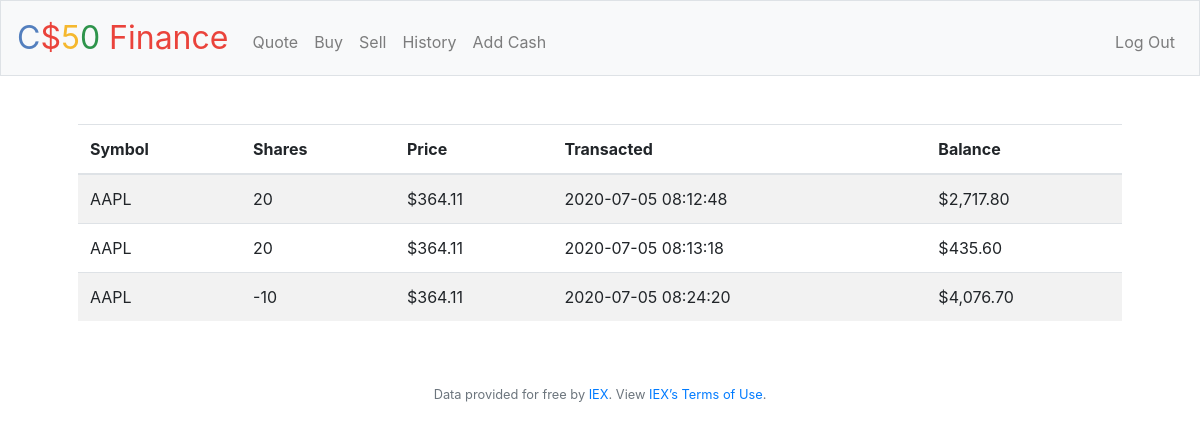
The page /history (signed in) on the database its author committed.
### tables this page shows
CREATE TABLE transactions(
    id INTEGER PRIMARY KEY AUTOINCREMENT NOT NULL,
    timestamp TEXT DEFAULT CURRENT_TIMESTAMP,
    user_id INTEGER NOT NULL,
    symbol TEXT NOT NULL,
    price NUMERIC NOT NULL,
    shares INTEGER NOT NULL,
    balance NUMERIC NOT NULL,
   FOREIGN KEY(user_id) REFERENCES users(id)
);

### application.py (the view)
@app.route("/history")
@login_required
def history_route():
    return history(db)

### application.py (called while the page is built)
@app.after_request
def after_request(response):
    response.headers["Cache-Control"] = "no-cache, no-store, must-revalidate"
    response.headers["Expires"] = 0
    response.headers["Pragma"] = "no-cache"
    return response

### helpers.py (called while the page is built)
def login_required(f):
    @wraps(f)
    def decorated_function(*args, **kwargs):
        if session.get("user_id") is None:
            return redirect("/login")
        return f(*args, **kwargs)
    return decorated_function

def usd(value):
    return f"${value:,.2f}"

### history.py (called while the page is built)
def history(db):
    rows = db.execute("SELECT symbol, shares, price, timestamp, balance FROM transactions WHERE user_id = :id",
                      id=session["user_id"])
    for row in rows:
        row["price"] = usd(row["price"])
        row["balance"] = usd(row["balance"])
    return render_template("history.html", rows=rows)

### templates/history.html
{% extends "layout.html" %} {% block title %} History {% endblock %} {% block
main %}
<table class="table table-striped">
  <thead>
    <tr>
      <th>Symbol</th>
      <th>Shares</th>
      <th>Price</th>
      <th>Transacted</th>
      <th>Balance</th>
    </tr>
  </thead>
  <tbody>
    {% for row in rows %}
    <tr>
      <td>{{row["symbol"]}}</td>
      <td>{{row["shares"]}}</td>
      <td>{{row["price"]}}</td>
      <td>{{row["timestamp"]}}</td>
      <td>{{row["balance"]}}</td>
    </tr>
    {% endfor %}
  </tbody>
</table>
{% endblock %}

### static/styles.css (style rules this page uses)
table td, th { text-align: left; }

### rows shown on the page
transactions: symbol "AAPL", shares "20", price "$364.11", timestamp "2020-07-05 08:12:48", balance "$2,717.80"
transactions: symbol "AAPL", shares "20", price "$364.11", timestamp "2020-07-05 08:13:18", balance "$435.60"
transactions: symbol "AAPL", shares "-10", price "$364.11", timestamp "2020-07-05 08:24:20", balance "$4,076.70"
